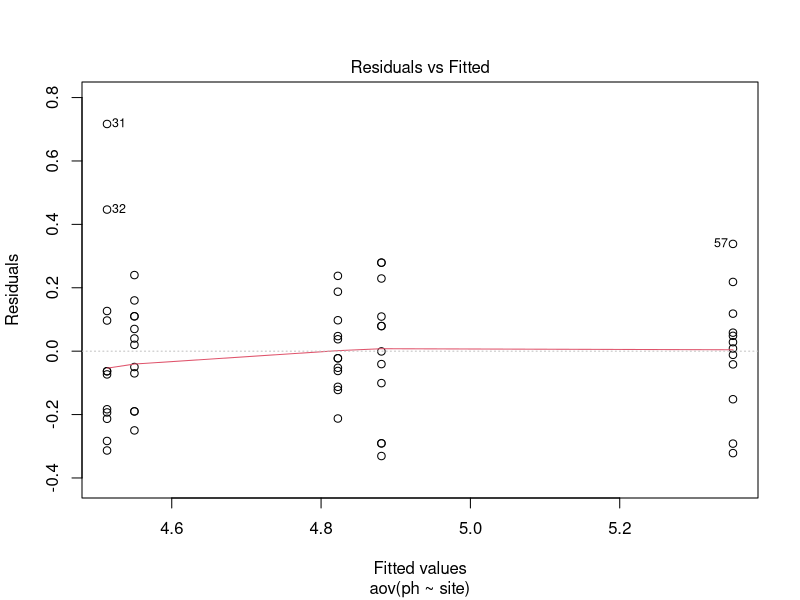
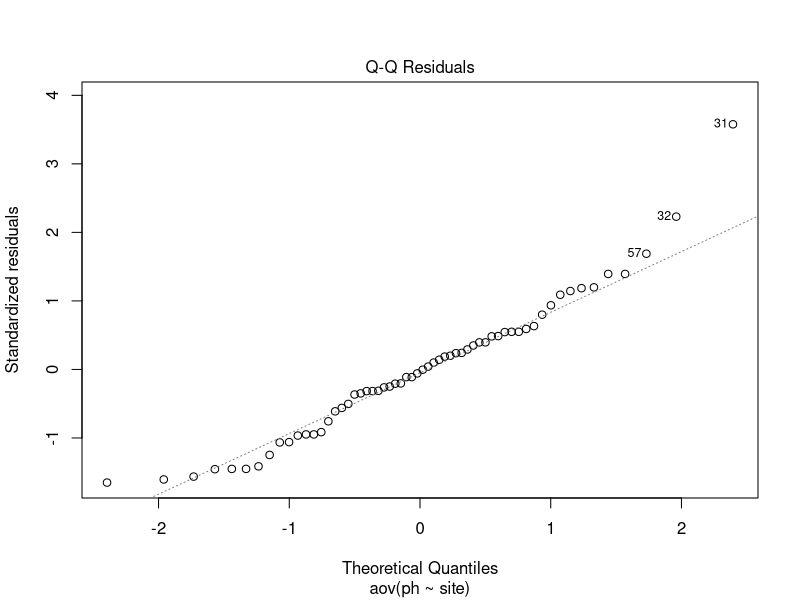
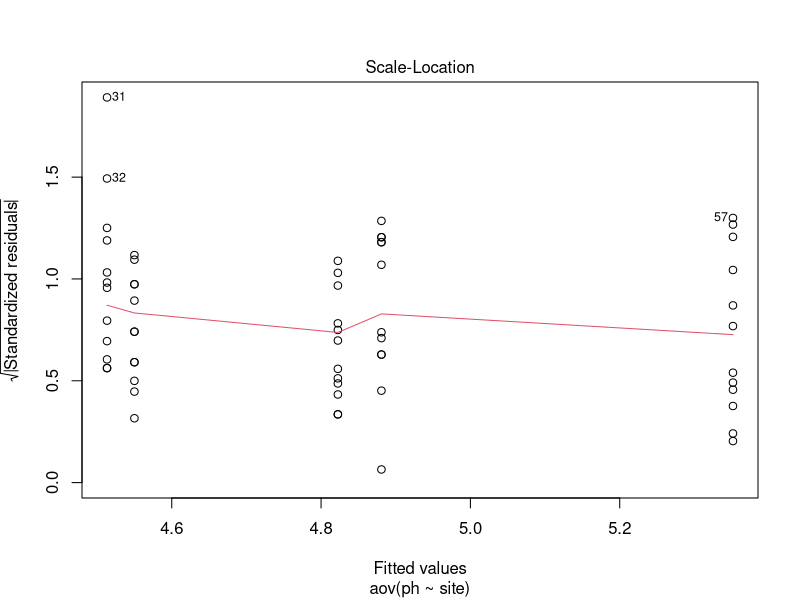
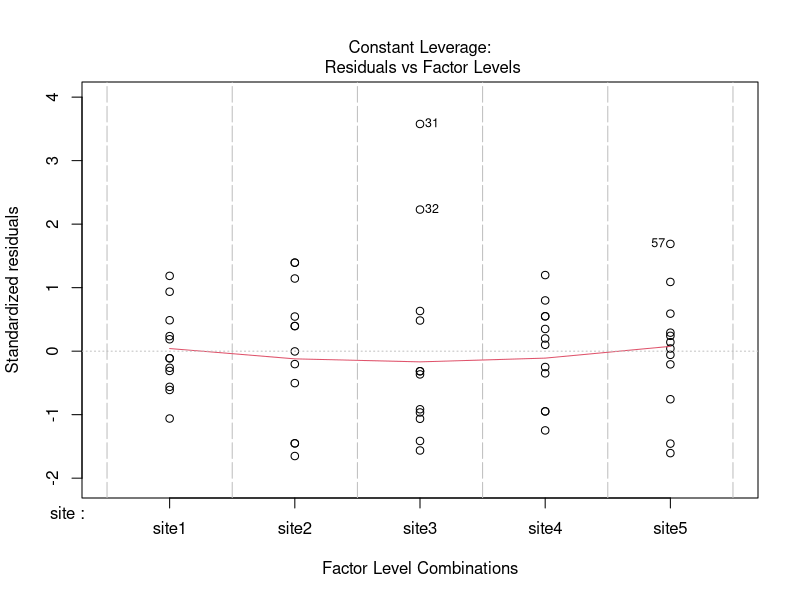
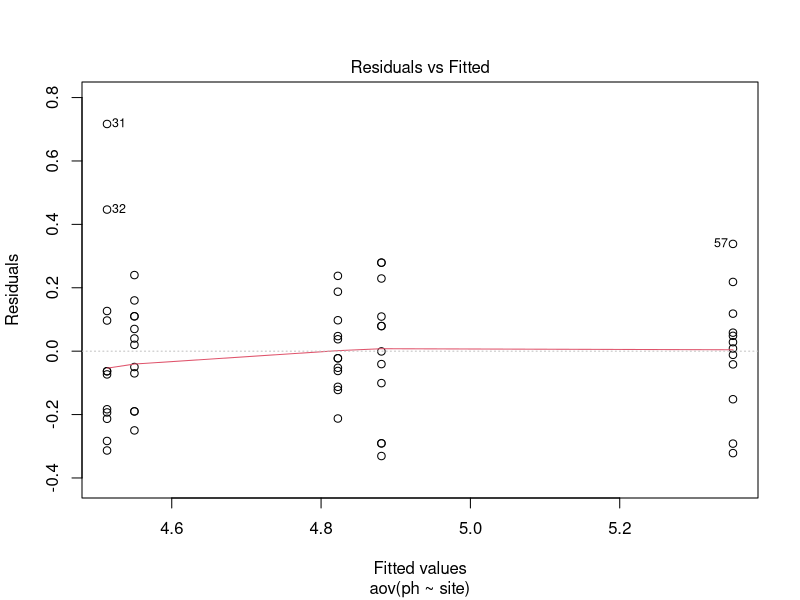
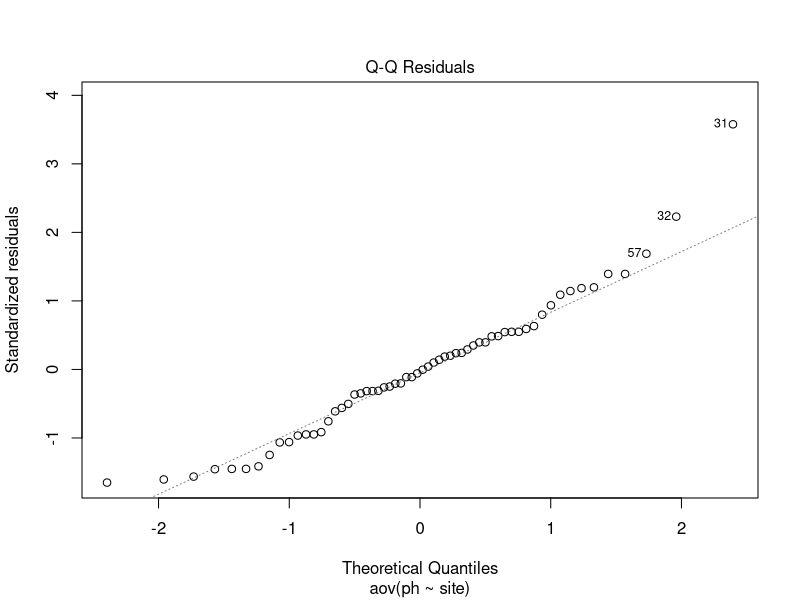
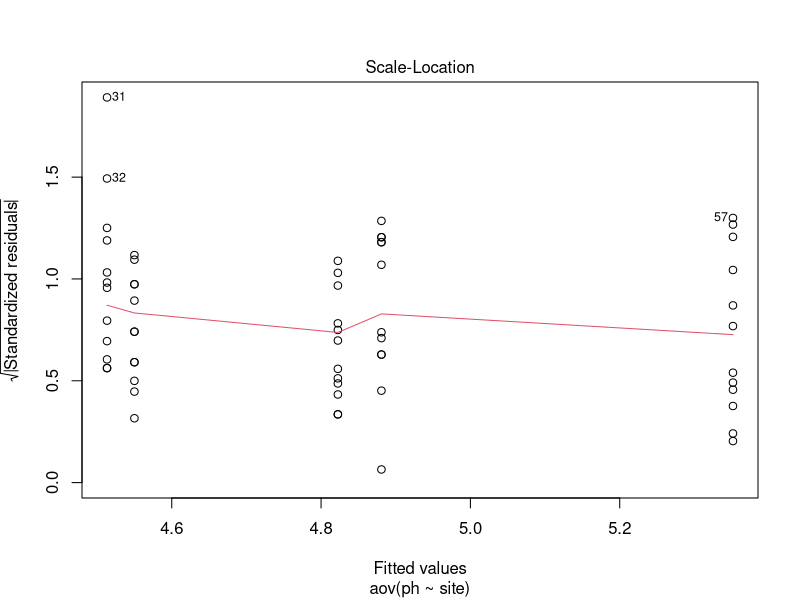
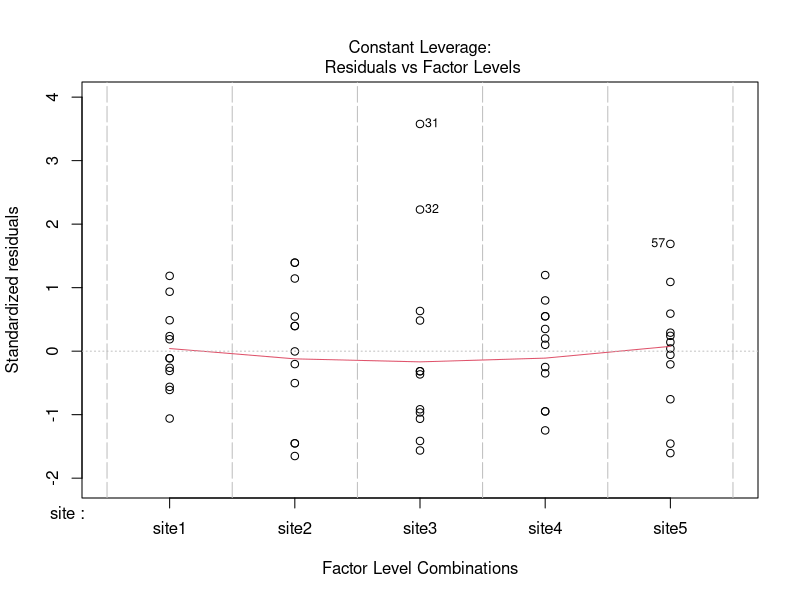

Write R code to recreate these figures, in order.
# ANOVA for soil pH with land management practices
# Emma Gemal, s1758915@sms.ed.ac.uk
# Ecological Measurement - Year 3 
# University of Edinburgh
# Created 30/9/2019, Updated 29/10/2019

# Library ----
library(plyr)
library(dplyr)
library(multcompView)


## ANOVA all sites ----
# (including grassland)
soilph <- read.csv("Data/soil-ph-data.csv")
str(soilph)    #checking to make sure site is a factor

aov.all <- summary(aov(ph ~ site, data = soilph))
aov.all
# p-value = 1.56e-13 (statistically significant)
# F value: 31.06

plot(aov(ph ~ site, data = soilph))  # checking model convergence 


## ANOVA forest sites ----
# for all forest sites (excluding grassland)
no.grass <- soilph %>% 
                filter(site != "site5") %>%  
                droplevels(exclude = if(anyNA(levels(5))) NULL else NA)
  
str(no.grass)  # making sure it only has 4 levels 

# running ANOVA for sites 1-4
aov.nograss <- summary(aov(ph ~ site, data = no.grass))
aov.nograss
# p-value = 7.93e-0.5 (statistically significant)
# F-value = 9.166

plot(aov(ph ~ site, data = soilph))


## ANOVA management type ----
# for ph vs management type (recovering vs plantation)
managementph <- no.grass %>% 
                    mutate(site = revalue(site, c("site1" = "recovering",
                                                  "site2" = "plantation",
                                                  "site3" = "recovering",
                                                  "site4" = "plantation"))) %>% 
                    dplyr::rename(management = site)

str(managementph)   # double checking number of levels and variable names

# running ANOVA for recovering vs plantation 
aov.management <- summary(aov(ph ~ management, data = managementph))
aov.management
# p-value = 0.538 (not statistically significant)
# F-value = 0.384


## Tukey test ----
data4tukey <- aov(ph ~ site, data = soilph)

# Tukey test to study each pair of treatment :
tukey <- TukeyHSD(x=data4tukey)

# Tuckey test representation :
plot(tukey , las=1 , col="brown")   # not 100% needed 

tukey 
# significant difference between 1&3, 1&4, 2&3, 2&4 and all with 5
# not significant for 1&2 and 3&4
